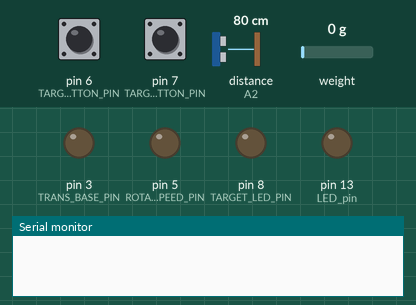
This sketch was run on a simulated Arduino Uno, built with avr-gcc and run on an emulated ATmega328P. On the bench: output pins drawn as LEDs (lit = HIGH), the last lines printed to the serial monitor. The inputs (shaded band) are chosen by the test bench; at power-on: weight on the scale 0 g, pin 6 (TARGET_UP_BUTTON_PIN) LOW, pin 7 (TARGET_DOWN_BUTTON_PIN) LOW, distance to the obstacle (sensor on A2) 80 cm. The echo pulse lasts 58.3 µs per cm; pins used as bus, display or sensor lines are not drawn.

Above: at 2.8 s.
2.9 s: weight on the scale set to 3 g
7.2 s: weight on the scale set to 6 g
At 10.6 s:
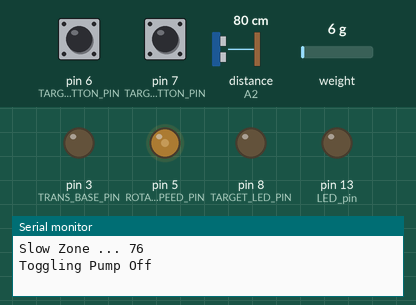
At 12.4 s:
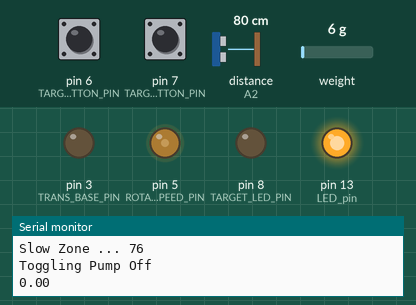
Timing chart, 0 to 13.9 s (numbered marks = the images above; inputs shaded):
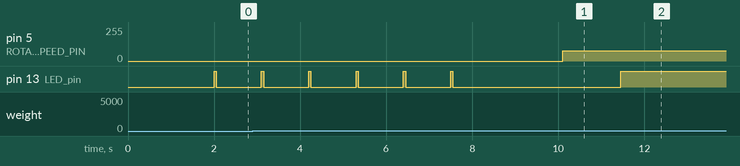

The sketch:

pump_control.ino
```cpp
// Load Cell Library
#include <HX711.h>

// Load cell pin definitions
#define LOADCELL_DAT_PIN  A5 // 12
#define LOADCELL_CLK_PIN  A4

// Base pin definition for the transistor (controls pump on/off)
#define TRANS_BASE_PIN 3

// Rotation Speed Output Pin (controls pump rotation speed)
#define ROTATION_SPEED_PIN 5

#define SENSOR_ECHO_PIN A2 // 9 // Pin to receive echo pulse
#define SENSOR_TRIG_PIN A3 // 8 // Pin to send trigger pulse

#define TARGET_UP_BUTTON_PIN 6
#define TARGET_DOWN_BUTTON_PIN 7
#define TARGET_LED_PIN 8

String command;

// Variables used for load cell calibration
float calibration_factor = 436.8;
float target_weight;
float current_weight;
int sample_size = 5;

float fill_diff = 0;

bool slow_zone = false;
float slow_zone_target;

// Variables controlling pump rotation speed
int top_rotation_speed = 600;
float restart_pause_time = 1000;
float slow_zone_threshold = 0.95;
float slow_zone_speed_percentage = 0.3;
int delay_before_diff_calc = 250;

int target_up_button_val;
int target_down_button_val;

HX711 scale;

void setup() {

  // Activate Serial output
  Serial.setTimeout(1);
  Serial.begin(115200);
  Serial.flush();

  // Define GPIO pin modes
  pinMode(LED_BUILTIN, OUTPUT); // LED pin
  pinMode(TRANS_BASE_PIN, OUTPUT); // Transistor base pin
  pinMode(ROTATION_SPEED_PIN, OUTPUT); // Rotation speed pin
  pinMode(SENSOR_ECHO_PIN, INPUT);
  pinMode(SENSOR_TRIG_PIN, OUTPUT);
  pinMode(TARGET_UP_BUTTON_PIN, INPUT);
  pinMode(TARGET_DOWN_BUTTON_PIN, INPUT);
  pinMode(TARGET_LED_PIN, OUTPUT);

  // Initialize & Calibrate Scale
  scale.begin(LOADCELL_DAT_PIN, LOADCELL_CLK_PIN);
  scale.set_scale(436.8);
  scale.tare();

  // Read the target weight
  setTargetWeight();

  slow_zone_target = target_weight - (abs(target_weight) * (1 - slow_zone_threshold));
}

void loop()
{
//  if (Serial.available() > 0) {
//    command = Serial.readStringUntil("\n");
//    Serial.print("Received. ");
//
//    target_weight += 1;
//
//    Serial.print("Target Weight: ");
//    Serial.println(target_weight);
//  }

//  return;

  current_weight = scale.get_units(10);
  printCurrentWeight(current_weight);

  // Slow down the pump speed if we are approaching the target weight
  int rotation_speed;
  if (current_weight > slow_zone_target) {
    rotation_speed = rpm_analog_val(top_rotation_speed) * slow_zone_speed_percentage;
    Serial.print("Slow Zone ... ");
    Serial.println(rotation_speed);
  } else {
    rotation_speed = rpm_analog_val(top_rotation_speed);
    Serial.print("Normal Speed ... ");
    Serial.println(rotation_speed);
  }
  analogWrite(ROTATION_SPEED_PIN, rotation_speed);

  if (!bottlePresent() || current_weight >= (target_weight - fill_diff)) {
    togglePump(false);

    delay(delay_before_diff_calc);

    fill_diff += scale.get_units(10) - target_weight;
    if (fill_diff > 0.1 || fill_diff < -0.1) {
      fill_diff = 0;
    }
    Serial.println(fill_diff);

    digitalWrite(LED_BUILTIN, HIGH);
    while (true) {

      target_up_button_val = digitalRead(TARGET_UP_BUTTON_PIN);  // read input value
      if (target_up_button_val == HIGH) {
        digitalWrite(TARGET_LED_PIN, HIGH);
        Serial.println("Increase target");
        target_weight += (0.1 / 0.03527396);
        do {
          target_up_button_val = digitalRead(TARGET_UP_BUTTON_PIN);  // read input value
        } while (target_up_button_val == HIGH);
      }

      target_down_button_val = digitalRead(TARGET_DOWN_BUTTON_PIN);  // read input value
      if (target_down_button_val == HIGH) {
        digitalWrite(TARGET_LED_PIN, HIGH);
        Serial.println("Decrease target");
        target_weight -= (0.1 / 0.03527396);
        do {
          target_down_button_val = digitalRead(TARGET_DOWN_BUTTON_PIN);  // read input value
        } while (target_down_button_val == HIGH);
      }

      digitalWrite(TARGET_LED_PIN, LOW);

      current_weight = scale.get_units(10);
      printCurrentWeight(current_weight);
      delay(100);

      if (bottlePresent() && current_weight < (target_weight - (abs(target_weight) * 0.01))) {
        digitalWrite(LED_BUILTIN, LOW);

        Serial.println();
        Serial.println("Starting pump...");
        delay(restart_pause_time);
        togglePump(true);
        return;

        // One last check to make sure a container is on the scale before filling is started
//        current_mass = calculate_mass(getReading(0));
//        if (current_mass > target_mass - (abs(target_mass) * 0.8)) {
//          togglePump(true);
//          return;
//        }
      }
    }
  }
}

void togglePump(bool on)
{
  if (on) {
    Serial.println("Toggling Pump On");
    digitalWrite(TRANS_BASE_PIN, HIGH);
    slow_zone = false;
  } else {
    Serial.println("Toggling Pump Off");
    digitalWrite(TRANS_BASE_PIN, LOW);
  }
}

void printCurrentWeight(float current_weight)
{
  Serial.print("Current weight: ~");
  Serial.print(current_weight * 0.03527396);
  Serial.print(" oz");

  Serial.print("; Target weight: ~");
  Serial.print(target_weight * 0.03527396);
  Serial.print(" oz");

  Serial.println();
}

void setTargetWeight()
{
  do {
    current_weight = scale.get_units(10);
    blink(1);
  } while (abs(current_weight) < 5);

  delay(500);

  target_weight = scale.get_units(10);
}

int getSensorDistance()
{
  delay(100); // Wait 50mS before next ranging
  digitalWrite(SENSOR_TRIG_PIN, LOW); // Set the trigger pin to low for 2uS
  delayMicroseconds(2);
  digitalWrite(SENSOR_TRIG_PIN, HIGH); // Send a 10uS high to trigger ranging
  delayMicroseconds(10);
  digitalWrite(SENSOR_TRIG_PIN, LOW); // Send pin low again
  int distance = pulseIn(SENSOR_ECHO_PIN, HIGH); // Read in times pulse
  distance /= 58;

  return distance;
}

bool bottlePresent()
{
  int distance = getSensorDistance();

  if (distance > 0 && distance < 10 ) {
    return true;
  }

  return false;
}

int rpm_analog_val(int rpm)
{
  return rpm * 0.425;
}

void blink(int blinks)
{
  for (int i = 0; i < blinks; i++) {
    digitalWrite(LED_BUILTIN, HIGH);
    delay(50);
    digitalWrite(LED_BUILTIN, LOW);
    delay(50);
  }
}
```

Measured:
- the behaviour switches between 4 and 5 g on weight on the scale (found by bisection; images 0 and 1)
- after the input at 7.2 s, pin 5 (ROTATION_SPEED_PIN): 0/255 → 76/255 after 2.9 s
